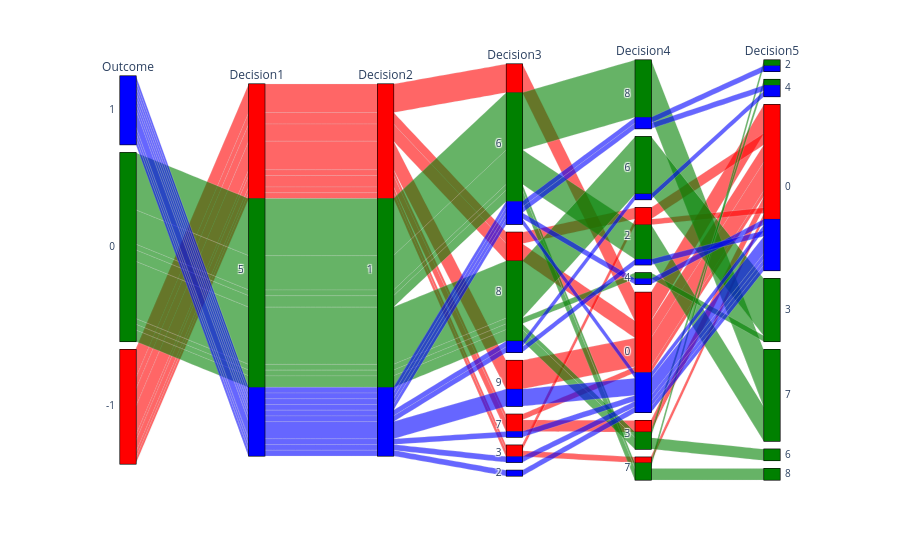

The notebook cell this image was saved under:
### Code cell
import pandas as pd
import numpy as np
import plotly.express as px

new_data = pd.read_csv("partial_player1_results.csv")
fig = px.parallel_categories(new_data, color = "Outcome", color_continuous_scale=["red", "green", "blue"]) 
fig.update_coloraxes(showscale=False)
fig.show()

### Figure 1 — Plotly figure (JSON) as saved in the notebook; plotly's stock layout.template omitted (floating-point values rounded to 4 significant figures)
{"data": [{"dimensions": [{"label": "Outcome", "values": [1, 1, 1, 1, 1, 1, 1, 1, 1, 1, 1, 1, 0, 0, 0, 0, 0, 0, 0, 0, 0, 0, 0, 0, 0, 0, 0, 0, 0, 0, 0, 0, 0, 0, 0, 0, 0, 0, 0, 0, 0, 0, 0, 0, 0, -1, -1, -1, -1, -1, -1, -1, -1, -1, -1, -1, -1, -1, -1, -1, -1, -1, -1, -1, -1]}, {"label": "Decision1", "values": [5, 5, 5, 5, 5, 5, 5, 5, 5, 5, 5, 5, 5, 5, 5, 5, 5, 5, 5, 5, 5, 5, 5, 5, 5, 5, 5, 5, 5, 5, 5, 5, 5, 5, 5, 5, 5, 5, 5, 5, 5, 5, 5, 5, 5, 5, 5, 5, 5, 5, 5, 5, 5, 5, 5, 5, 5, 5, 5, 5, 5, 5, 5, 5, 5]}, {"label": "Decision2", "values": [1, 1, 1, 1, 1, 1, 1, 1, 1, 1, 1, 1, 1, 1, 1, 1, 1, 1, 1, 1, 1, 1, 1, 1, 1, 1, 1, 1, 1, 1, 1, 1, 1, 1, 1, 1, 1, 1, 1, 1, 1, 1, 1, 1, 1, 1, 1, 1, 1, 1, 1, 1, 1, 1, 1, 1, 1, 1, 1, 1, 1, 1, 1, 1, 1]}, {"label": "Decision3", "values": [6, 6, 8, 8, 6, 9, 7, 6, 3, 2, 9, 9, 8, 6, 6, 6, 8, 6, 6, 8, 8, 6, 8, 8, 6, 6, 6, 8, 6, 6, 8, 8, 8, 8, 6, 8, 6, 6, 6, 8, 6, 6, 6, 6, 8, 7, 7, 3, 8, 3, 8, 9, 9, 9, 7, 6, 8, 8, 6, 6, 6, 8, 6, 9, 9]}, {"label": "Decision4", "values": [8, 8, 6, 2, 4, 0, 0, 0, 0, 0, 0, 0, 6, 8, 8, 8, 6, 2, 2, 6, 3, 7, 6, 4, 8, 8, 2, 6, 8, 2, 6, 6, 6, 3, 8, 6, 8, 8, 8, 3, 7, 2, 7, 2, 6, 3, 3, 2, 2, 7, 2, 0, 0, 0, 0, 0, 0, 0, 0, 0, 0, 0, 0, 0, 0]}, {"label": "Decision5", "values": [2, 4, 4, 0, 0, 0, 0, 0, 0, 0, 0, 0, 3, 7, 7, 7, 3, 7, 7, 3, 6, 8, 3, 3, 7, 7, 7, 3, 7, 7, 3, 3, 3, 6, 7, 3, 7, 7, 7, 4, 2, 7, 8, 7, 3, 0, 0, 0, 0, 0, 0, 0, 0, 0, 0, 0, 0, 0, 0, 0, 0, 0, 0, 0, 0]}], "domain": {"x": [0, 1], "y": [0, 1]}, "line": {"color": [1, 1, 1, 1, 1, 1, 1, 1, 1, 1, 1, 1, 0, 0, 0, 0, 0, 0, 0, 0, 0, 0, 0, 0, 0, 0, 0, 0, 0, 0, 0, 0, 0, 0, 0, 0, 0, 0, 0, 0, 0, 0, 0, 0, 0, -1, -1, -1, -1, -1, -1, -1, -1, -1, -1, -1, -1, -1, -1, -1, -1, -1, -1, -1, -1], "coloraxis": "coloraxis"}, "name": "", "type": "parcats"}], "layout": {"autosize": true, "coloraxis": {"colorbar": {"title": {"text": "Outcome"}}, "colorscale": [[0, "red"], [0.5, "green"], [1, "blue"]], "showscale": false}, "legend": {"tracegroupgap": 0}, "margin": {"t": 60}}}
